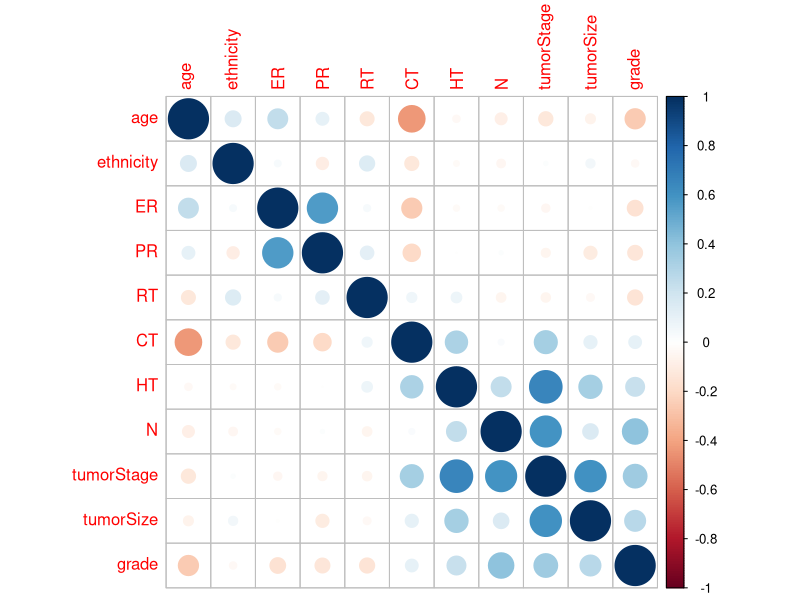
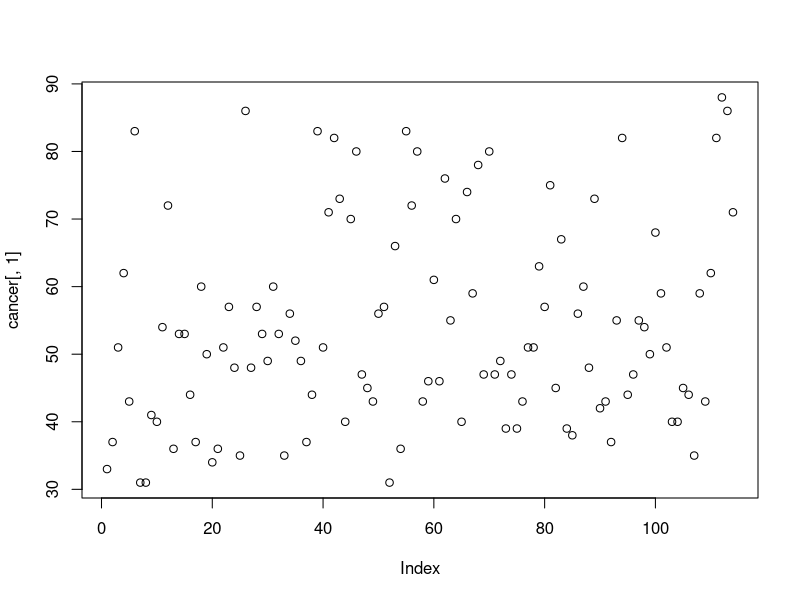
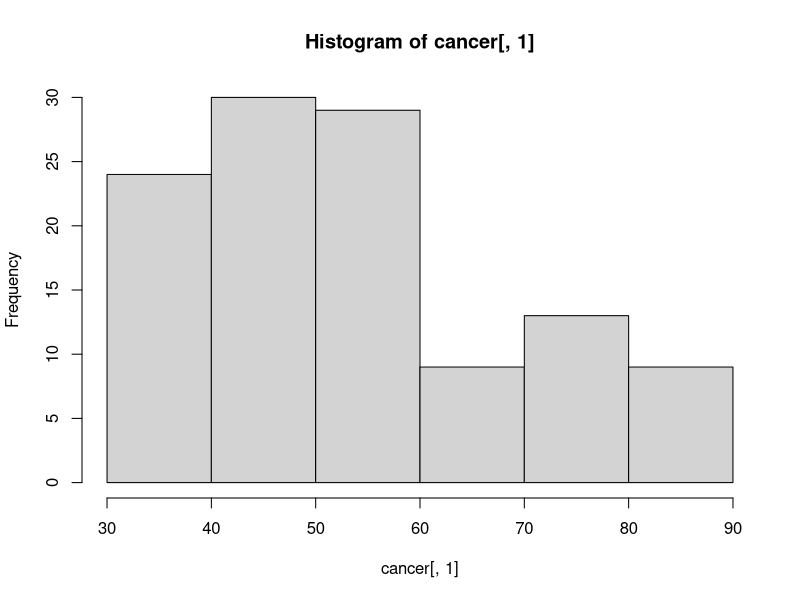
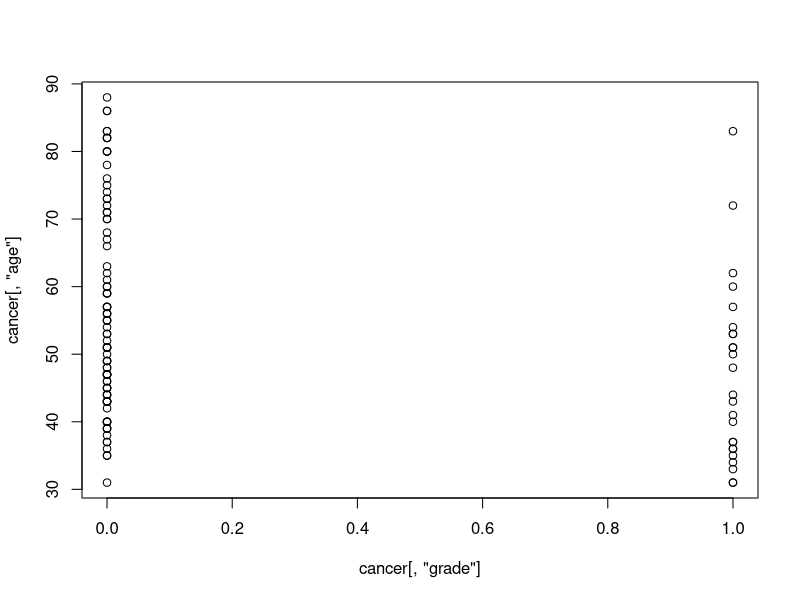
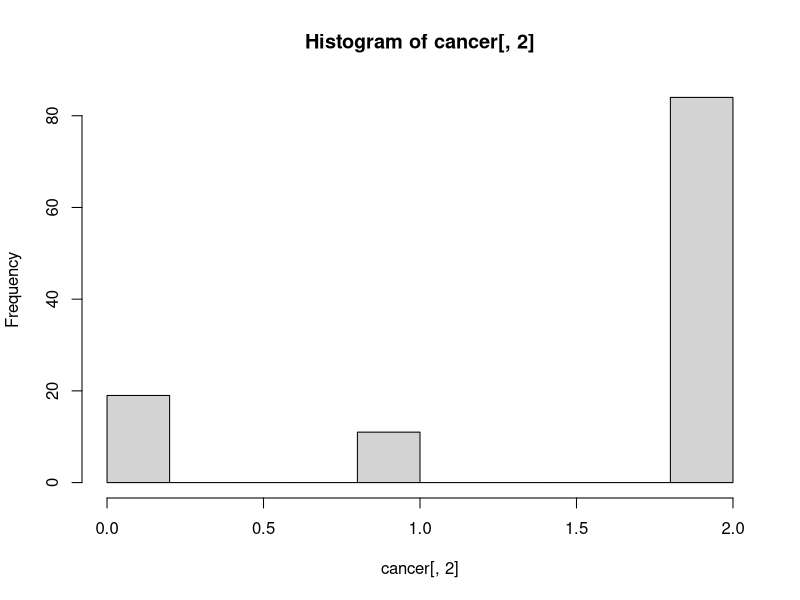
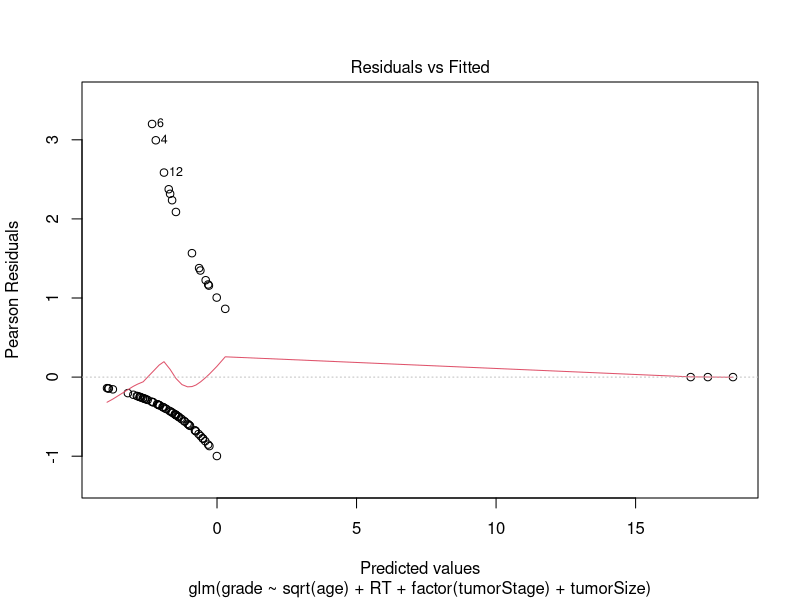
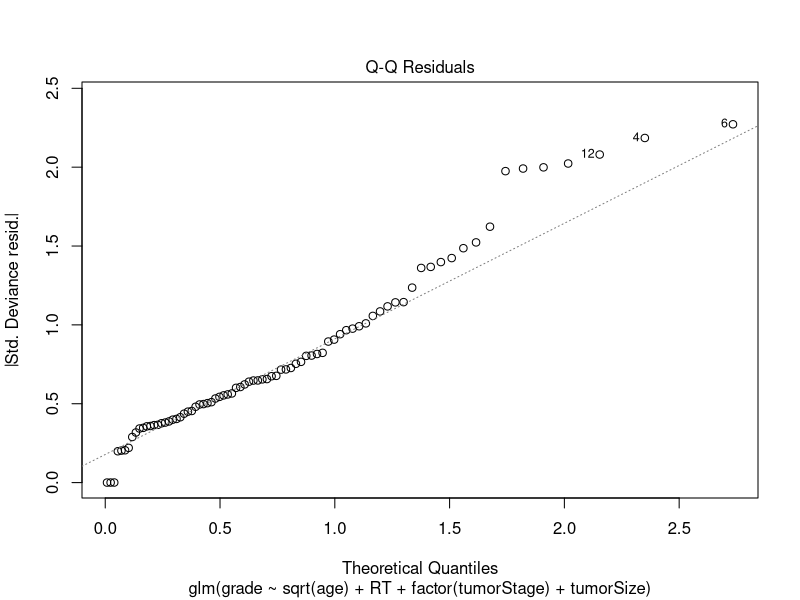
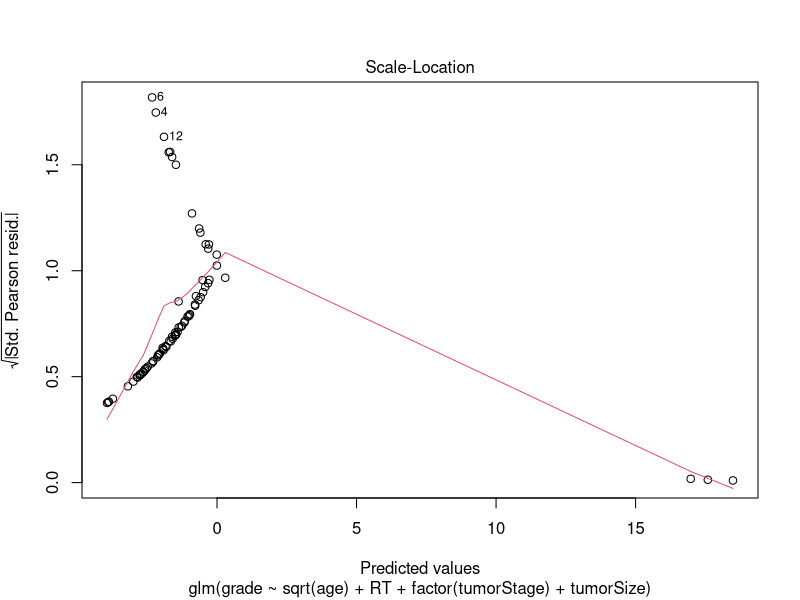

These figures' R source, in order:
#Set working directory where my dataset resides
setwd("E:/Aegis/Machine Learning/Data")

#Read the .csv file of cancer dataset
cancer=read.csv("cancer.csv")

#checking the structure of data
head(cancer)

#checking summary of data
summary(cancer)

#Checking the Correlation of the cancer dataset's features
library("corrplot")
corrplot(cor(cancer))

#Ploting the first column i.e age of cancer dataset
plot(cancer[ ,1])

#Histogram of age column
hist(cancer[ ,1])

#plot grade vs age column of cancer dataset
plot(cancer[ ,"grade"],cancer[,"age"])

#Correlation of age and grade of cancer dataset
cor(cancer[ ,"grade"],cancer[,"age"])

#Histogram of ethnicity column of cancer dataset
hist(cancer[ ,2])

#correlation of ethnicity and grade of cancer dataset
cor(cancer[ ,2],cancer[,"grade"])

#checking is there any NA data in row  
anyNA(cancer)

#if any NA then its row and column number i.e its position
which(is.na(cancer),T) 

#Divide the grade 1 and grade 0 data
class1=subset(cancer,grade==1)
class0=subset(cancer,grade==0)

#taking sample of 70% grade 1 and grade 0 data
ind0=sample(1:nrow(class0),round(0.70*(nrow(class0))))
ind1=sample(1:nrow(class1),round(0.70*(nrow(class1))))

train1=class1[ind1,]
train0=class0[ind0,]
test1=class1[-ind1,]
test0=class0[-ind0,]

#creating final train and test data
train=rbind(train1,train0)
test=rbind(test1,test0)

#logistic model of cancer data
fit1=glm(grade ~ sqrt(age) + ethnicity + ER + PR + RT + CT + HT + factor(tumorStage) + tumorSize ,family=binomial("logit"),train)#71.651

#step function applied on fit1 model
step(fit1)

#created the new logistic model according to step() function
fit=glm(grade ~ sqrt(age) + RT + factor(tumorStage) + tumorSize ,family=binomial("logit"),train)#63.269

#plot of logistic model
plot(fit)

#checking is there any multicolinearity in logistic model
library("car")
vif(fit)

#predicting the grade of our test data 
out=predict(fit,test,type="response")

#checking summary of our logistic model
summary(fit)

#Rounding of the grade vaue
out=ifelse(out>0.5,1,0)
out

#checking the accuracy
count=0
accuracy=0
for(i in 1:nrow(test)){
  if(out[i]==test[i,11]){
    count=count+1
  }
accuracy=c(accuracy,count/nrow(test))
}
accuracy

#checking root mean square error
RMSE=sqrt(mean((out-test["grade"])^2))
RMSE

